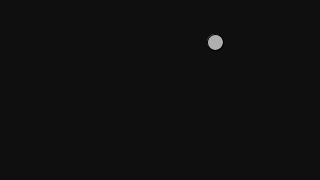
Frame 1 (no input)
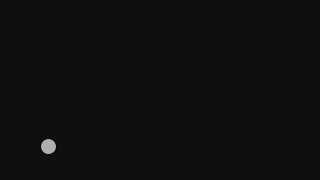
Frame 60 (the mouse pressed at the canvas centre just before this capture)
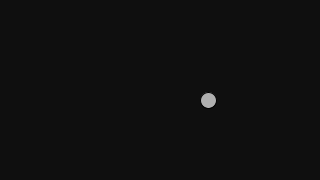
Frame 120 (the mouse held since frame 60 and released just before this capture)

The Processing sketch that drew these frames (run headless with seeded random() and noise(); from frame 60 on, the mouse is pressed at the canvas centre):

// Processing sketch: sketch_3_vectorAcceleration
// ── sketch_3_vectorAcceleration.pde
Mover mover;

void setup(){
  size(320,180);
  mover = new Mover();
}

void draw(){
  background(15);
  mover.update();
  mover.checkEdges();
  mover.display();
}


class Mover { //类名是Mover
  PVector location;
  PVector velocity; //速率
  PVector acceleration;
  
  float topspeed;
  
  // 类构造方法
  // 构造实例, 初始化实例
  Mover(){
    location = new PVector(random(width),random(height));
    velocity = new PVector(random(-9,9),random(-9,9));
    acceleration = new PVector(-0.001,0.01);
    topspeed = 10;
  }
  
  // 类方法
  void update(){
    velocity.add(acceleration);
    velocity.limit(topspeed);
    
    location.add(velocity);
  }
  void display(){
    stroke(0);
    fill(175);
    ellipse(location.x,location.y,16,16);
  }
  void checkEdges(){
    if (location.x > width){
      location.x = 0;
    } else if(location.x < 0){
      //velocity = velocity * -1;
      location.x = width;
    }
    if (location.y > height){
      location.y = 0;
    }else if (location.y < 0){
      location.y = height;
    }
  }
} // 类定义结束
